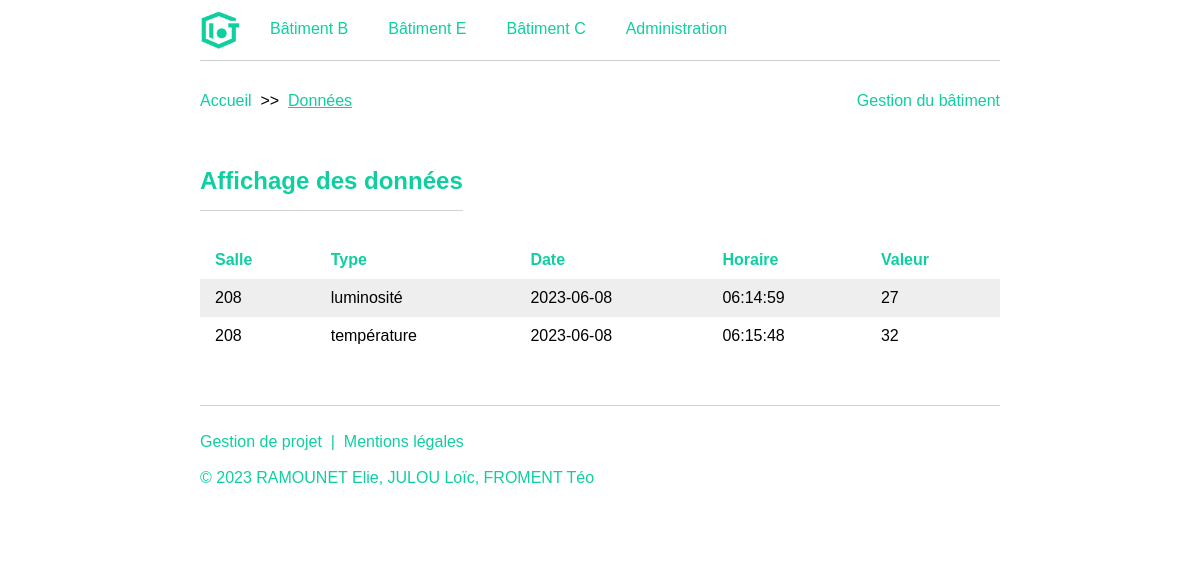
The page /site/sensors.php?b=2 on the database as committed earlier.
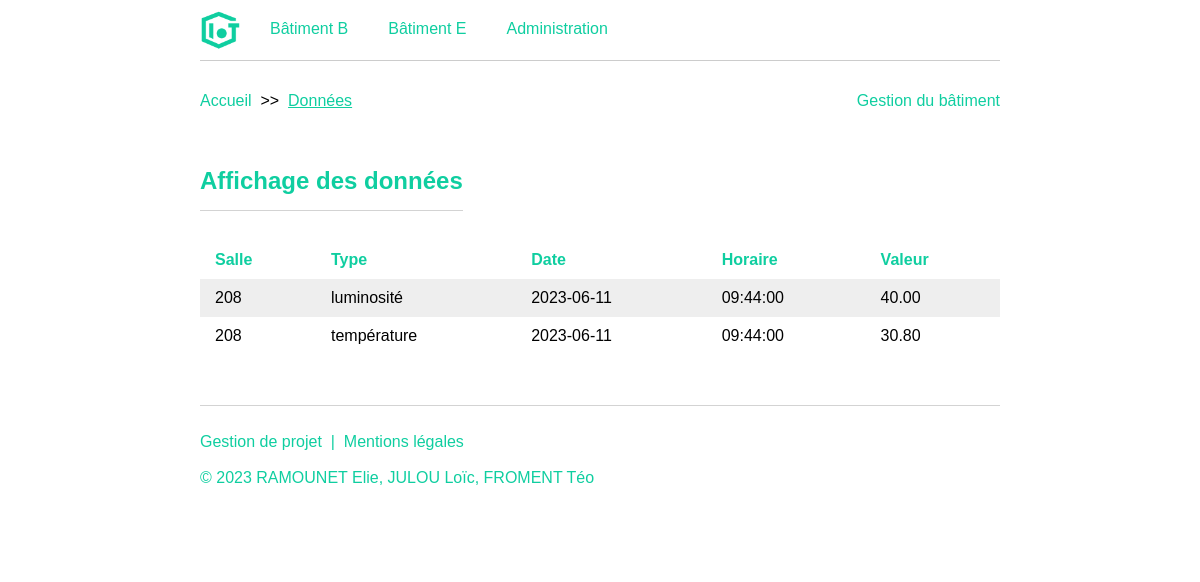
The same page on the database as committed later.
### tables this page shows
CREATE TABLE `Batiment` (
  `id_bat` tinyint(4) NOT NULL,
  `nom_bat` varchar(1) NOT NULL,
  `login_gest` varchar(25) NOT NULL,
  `password_gest` varchar(64) NOT NULL
);

CREATE TABLE `Mesure` (
  `id_mes` mediumint(9) NOT NULL,
  `id_capt` tinyint(4) NOT NULL,
  `date_mes` date NOT NULL,
  `horaire_mes` time NOT NULL,
  `valeur_mes` decimal(8,2) NOT NULL
);

CREATE TABLE `Capteur` (
  `id_capt` tinyint(4) NOT NULL,
  `id_bat` tinyint(4) NOT NULL,
  `nom_capt` varchar(25) NOT NULL,
  `type_capt` varchar(25) NOT NULL
);

### site/sensors.php (the view, shortened to what this page needs)
<?php
	require('inc/db.php');
	require('inc/functions.php');
	$buildings_query = mysqli_query($db, 'SELECT id_bat, nom_bat FROM Batiment');
	$buildings = mysqli_fetch_all($buildings_query);
  html_header(
    'SAE 23 - Affichage des données',
    'Affichage des données de capteurs d\'un bâtiment'
  );
  html_nav($buildings);
?>
<p>
  <a href="index.php" title="Retour à l'accueil">Accueil</a> &nbsp;>>&nbsp;
  <a href="#" title="Données">Données</a>
  <a class="management-link" href="management.php">Gestion du bâtiment</a></p>
<h2 class='title'>Affichage des données</h2>
<main>
  <div class='table-responsive'>
    <table>
      <tr>
        <th>Salle</th><th>Type</th><th>Date</th><th>Horaire</th><th>Valeur</th>
      </tr>
    <?php
      $data = mysqli_query(
        $db,
        'SELECT m.id_mes, m.id_capt, c.nom_capt, m.date_mes, m.horaire_mes, m.valeur_mes
        FROM Mesure m
        JOIN (
            SELECT id_capt, MAX(id_mes) AS max_id_mes
            FROM Mesure
            GROUP BY id_capt
        ) last_measurement ON m.id_capt = last_measurement.id_capt AND m.id_mes = last_measurement.max_id_mes
        JOIN Capteur c ON m.id_capt = c.id_capt
        WHERE c.id_bat = ' . $_SESSION['b']);
      while ($ligne = mysqli_fetch_assoc($data))
      {
        ?>
        <tr>
          <td><?php echo substr($ligne['nom_capt'], 1, 3) ?></td>
          <td><?php echo substr($ligne['nom_capt'], 5) ?></td>
          <td><?php echo $ligne['date_mes'] ?></td>
          <td><?php echo $ligne['horaire_mes'] ?></td>
          <td><?php echo $ligne['valeur_mes'] ?></td>
        </tr>
        <?php
      }
    ?>
    </table>
  </div>
</main>
<?php
html_footer();
?>

### site/inc/functions.php (shortened to what this page needs)
<?php
	function html_header($title, $description) {
		echo "<!DOCTYPE html>
		<html>
		<head>
			<meta charset='utf-8'>
			<meta name='viewport' content='width=device-width, initial-scale=1'>
			<meta name='description' content=\"$description\">
			<meta name='author' content='RAMOUNET Elie, JULOU Loïc, FROMENT Téo'>
			<link type='text/css' rel='stylesheet' href='css/style.css'>
			<title>$title</title>
		</head>
		<body>";
	}
	function html_nav($buildings) {
		$nav = '<nav>
		<img alt="Logo d\'IoT" src="./img/logo.png" class="logo">';
		foreach($buildings as $building)
			$nav = $nav . '<a href="sensors.php?b=' . $building[0] . '">Bâtiment ' . $building[1] . '</a>';
		$nav = $nav . '<a href="admin.php">Administration</a>';
		echo $nav . '</nav>';
	}
	function html_footer() {
		echo "<footer>
		<p><a href='project.php'>Gestion de projet</a>&nbsp; | &nbsp;<a href='legal.php'>Mentions légales</a>
			<p>&copy; 2023 RAMOUNET Elie, JULOU Loïc, FROMENT Téo</p>
			</footer>
		</body>
		</html>";
	}
?>

Rows that differ between the two databases and show on the page:
removed batiment: nom_bat "C"
no longer on this page (row edited): mesure: id_capt.nom_capt "208", id_capt.nom_capt "luminosité", date_mes "2023-06-08", horaire_mes "06:14:59", valeur_mes "27"
no longer on this page (row edited): mesure: id_capt.nom_capt "208", id_capt.nom_capt "température", date_mes "2023-06-08", horaire_mes "06:15:48", valeur_mes "32"
now on this page (row edited): mesure: id_capt.nom_capt "208", id_capt.nom_capt "luminosité", date_mes "2023-06-11", horaire_mes "09:44:00", valeur_mes "40.00"
now on this page (row edited): mesure: id_capt.nom_capt "208", id_capt.nom_capt "température", date_mes "2023-06-11", horaire_mes "09:44:00", valeur_mes "30.80"
Other text that changed with them:
text no longer shown: "Bâtiment Bâtiment Bâtiment"
text now shown: "Bâtiment Bâtiment"
